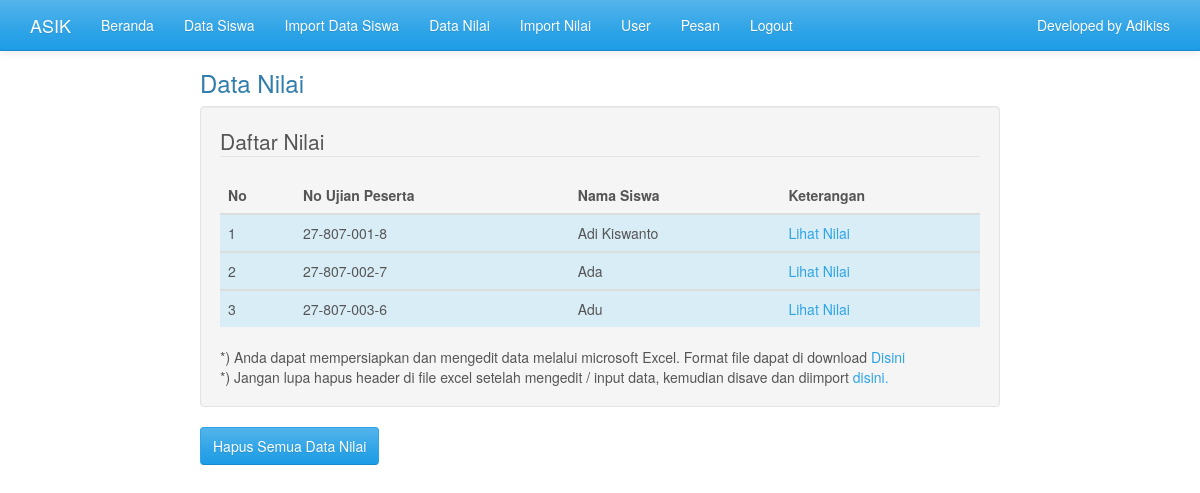
The app's page /admin/index.php?page=data-nilai (signed in) with its own data.
### tables this page shows
CREATE TABLE IF NOT EXISTS `tbl_nilai` (
  `id_nilai` int(10) NOT NULL AUTO_INCREMENT,
  `noujian` varchar(200) NOT NULL,
  `nama_mapel` varchar(200) NOT NULL,
  `nilai_sekolah` varchar(200) NOT NULL,
  `nilai_un` varchar(200) NOT NULL,
  `nilai_akhir` varchar(200) NOT NULL,
  PRIMARY KEY (`id_nilai`)
);

CREATE TABLE IF NOT EXISTS `tbl_siswa` (
  `no` int(10) NOT NULL AUTO_INCREMENT,
  `noujian` varchar(200) NOT NULL,
  `name` varchar(200) NOT NULL,
  `tgllhr` varchar(200) NOT NULL,
  `addresse` varchar(200) NOT NULL,
  `sekolah` varchar(200) NOT NULL,
  `jurusan` varchar(200) NOT NULL,
  `ket` varchar(200) NOT NULL,
  PRIMARY KEY (`no`),
  KEY `no` (`no`)
);

### admin/data-nilai.php (the view, shortened to what this page needs)
<h3>Data Nilai</h3>
<div class="well">
<fieldset>
<legend>Daftar Nilai</legend>
<table class="table table-striped table-hover">
<thead>
<th>No</th>
<th>No Ujian Peserta</th>
<th>Nama Siswa</th>
<th>Keterangan</th>
</tr>
<?php
$q = mysql_query("SELECT * FROM tbl_nilai INNER JOIN tbl_siswa ON tbl_nilai.noujian=tbl_siswa.noujian group by tbl_nilai.noujian" );
$n = 1;
while($r = mysql_fetch_array($q))
{
	echo '<tbody><tr class="info"><td>'.$n.'</td><td>'.$r["noujian"].'</td><td>'.$r["name"].'</td><td><a href="lihatnilai.php?noujian='.$r['noujian'].'">Lihat Nilai</a></td></tr></tbody>';
	$n++;
}
?>
</table>
*) Anda dapat mempersiapkan dan mengedit data melalui microsoft Excel. Format file dapat di download <a href="import-nilai.xls">Disini</a><br />
*) Jangan lupa hapus header di file excel setelah mengedit / input data, kemudian disave dan diimport <a href="index.php?page=nilai">disini.</a>
<a href="index.php?page=hapus-nilai" class="btn btn-primary">Hapus Semua Data Nilai</a>

### records on screen
tbl_nilai: tbl_siswa.noujian "27-807-001-8", tbl_siswa.name "Adi Kiswanto"
tbl_nilai: tbl_siswa.noujian "27-807-002-7", tbl_siswa.name "Ada"
tbl_nilai: tbl_siswa.noujian "27-807-003-6", tbl_siswa.name "Adu"
